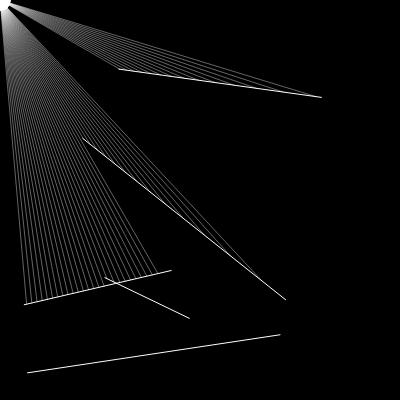
Frame 1 (no input)
Frame 60 (no input): identical to frame 1, image omitted
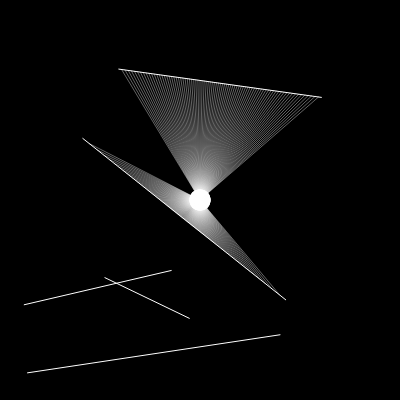
Frame 120 (the mouse pressed at the canvas centre since frame 60)

The p5.js sketch that drew these frames (run headless with seeded random() and noise() and a simulated clock; from frame 60 on, the mouse is pressed at the canvas centre):

// p5.js sketch
// ── sketch.js
//Sketch

let walls = [];
let particle;

function setup() {
  createCanvas(400, 400);
  //Stvaranje 5 zidova na radnom lokaciji
  for (let i = 0; i < 5; i++) {
    let x1 = random(width);
    let x2 = random(width);
    let y1 = random(height);
    let y2 = random(height);
    walls[i] = new Boundary(x1, y1, x2, y2);
  }
  //Inicijaliziranje čestice
  particle = new Particle();
}

function draw() {
  background(0);
  //Prikaži zidove
  for (let wall of walls) {
    wall.show();
  }
  //Micanje čestice sa mišem
  particle.update(mouseX, mouseY);
  particle.show();
  particle.look(walls);
  /*let point = ray.cast(wall);

  if (point) {
    fill(255);
    ellipse(point.x, point.y, 8, 8);
  }*/
}

// ── boundary.js
//Klasa zida
class Boundary {
  constructor(x1, y1, x2, y2) {
    this.a = createVector(x1, y1);
    this.b = createVector(x2, y2);
  }
  show() {
    stroke(255);
    line(this.a.x, this.a.y, this.b.x, this.b.y);
  }
}

// ── particle.js
//Klasa čestice koja sadrži array zraka
class Particle {
  constructor() {
    this.pos = createVector(width / 2, height / 2);
    //Stvaranje array-a zraka
    this.rays = [];
    for (let a = 0; a < 360; a += 1) {
      this.rays.push(new Ray(this.pos, radians(a)));
    }
  }
  //Omogućava micanje
  update(x, y) {
    this.pos.set(x, y);
  }
  //Funkcija koja zaustavlja zrake kad "udare" o zid
  look(walls) {
    for (let ray of this.rays) {
      //Naći najbliži zid na kojem se treba zaustaviti
      let closest = null;
      let record = Infinity;
      for (let wall of walls) {
        const pt = ray.cast(wall);
        if (pt) {
          const d = p5.Vector.dist(this.pos, pt);

          if (d < record) {
            record = d;
            closest = pt;
          }
        }
      }
      //Ako postoji najbliži zid crta "zraku" od čestice do zida
      if (closest) {
        stroke(255, 100);
        line(this.pos.x, this.pos.y, closest.x, closest.y);
      }
    }
  }

  show() {
    fill(255);
    ellipse(this.pos.x, this.pos.y, 4);
    for (let ray of this.rays) {
      ray.show();
    }
  }
}

// ── ray.js
//Klasa zrake
class Ray {
  //start position
  constructor(pos, angle) {
    this.pos = pos;
    this.dir = p5.Vector.fromAngle(angle);
  }

  lookAt(x, y) {
    this.dir.x = x - this.pos.x;
    this.dir.y = y - this.pos.y;
    //Normalizira vektor - http://www.fundza.com/vectors/normalize/
    this.dir.normalize();
  }
  //funkcija za crtanje
  show() {
    stroke(255);
    push();
    translate(this.pos.x, this.pos.y);
    line(0, 0, this.dir.x * 10, this.dir.y * 10);
    pop();
  }
  //funkcija za detektiranje zida i crtanje za zid
  cast(wall) {
    //Radi lakšeg korištenja formule sa : https://en.wikipedia.org/wiki/Line%E2%80%93line_intersection
    const x1 = wall.a.x;
    const y1 = wall.a.y;
    const x2 = wall.b.x;
    const y2 = wall.b.y;

    const x3 = this.pos.x;
    const y3 = this.pos.y;
    const x4 = this.pos.x + this.dir.x;
    const y4 = this.pos.y + this.dir.y;
    //Denominator u formuli ( nazivnik )
    const den = (x1 - x2) * (y3 - y4) - (y1 - y2) * (x3 - x4);
    if (den == 0) {
      return;
    }

    const t = ((x1 - x3) * (y3 - y4) - (y1 - y3) * (x3 - x4)) / den;
    const u = -((x1 - x2) * (y1 - y3) - (y1 - y2) * (x1 - x3)) / den;

    //Kada su zadovoljeni uvjeti tada zraka presijeca zid
    if (t > 0 && t < 1 && u > 0) {
      const pt = createVector();
      pt.x = x1 + t * (x2 - x1);
      pt.y = y1 + t * (y2 - y1);
      return pt;
    } else {
      return;
    }
  }
}
